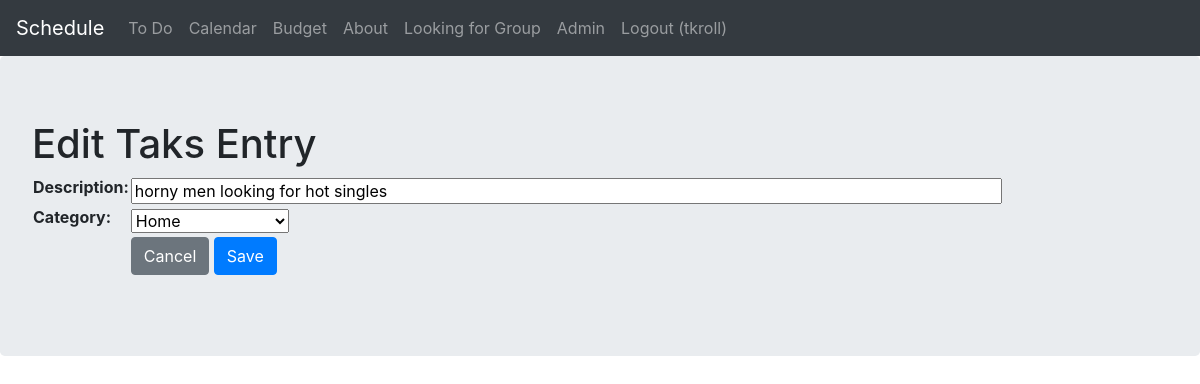
The app's page /tasks/edit/4/ (signed in) with its own data.
### tasks/models.py (models this page shows)
class TasksEntry(models.Model):
    user = models.ForeignKey(User, on_delete=models.CASCADE)
    description = models.CharField(max_length=128)
    category = models.ForeignKey(TaskCategory, on_delete=models.CASCADE)
    is_completed = models.BooleanField(default=False)

class TaskCategory(models.Model):
    category = models.CharField(max_length=128)
    def __str__(self):
        return self.category

### tasks/views.py (the view, shortened to what this page needs)
# urls.py: path('tasks/edit/<int:id>/', task_views.edit),
@login_required(login_url='/login/')
def edit(request, id):
    if (request.method == "GET"):
        tasksEntry = TasksEntry.objects.get(id=id)
        form = TasksEntryForm(instance=tasksEntry)
        context = {"form_data": form}
        return render(request, 'tasks/edit.html', context)

### tasks/forms.py
class TasksEntryForm(forms.ModelForm):
    description = forms.CharField(widget=forms.TextInput(attrs={'size': '80'}))
    category = forms.ModelChoiceField(queryset=TaskCategory.objects.all())
    class Meta():
        model = TasksEntry
        fields = ('description', 'category')

### templates/tasks/edit.html (shortened to what this page needs)
<html>
  <head>
    {% include "bootstrap.html" %}
  </head>
  <body>
    {% include "nav.html" %}
    <div class="jumbotron">
      <h1>Edit Taks Entry</h1>
      <form method="POST">
        <table>
          {{ form_data.as_table }}
          <tr>
            <td></td>
            <td>
              <a href="/tasks/" class="btn btn-secondary">Cancel</a>
              <input type="submit" class="btn btn-primary" name="edit" value="Save">
            </td>
          </tr>
        </table>
      </form>
    </div>
  </body>
</html>

### templates/nav.html
<nav class="navbar navbar-expand-lg navbar-dark bg-dark">
  <a class="navbar-brand" href="/">Schedule</a>
  <div class="collapse navbar-collapse" id="navbarSupportedContent">
    <ul class="navbar-nav mr-auto">
      <li class="nav-item">
        <a class="nav-link" href="/tasks/">To Do</a>
      </li>
      <li class="nav-item">
        <a class="nav-link" href="/calendar/">Calendar</a>
      </li>
      <li class="nav-item">
        <a class="nav-link" href="/budget/">Budget</a>
      </li>
      <li class="nav-item">
        <a class="nav-link" href="/about/">About</a>
      </li>
      <li>
        <a class="nav-link" href="/LFG/">Looking for Group</a>
      </li>
      <li class="nav-item">
        <a class="nav-link" href="/admin" target="_blank">Admin</a>
      </li>
      {% if user.is_authenticated %}
      <li>
        <a class="nav-link" href="/logout/">Logout ({{user.username}})</a>
      </li>
      {% else %}
      <li>
        <a class="nav-link" href="/login/">Login</a>
      </li>
      {% endif %}
  </div>
</nav>

### records on screen
TasksEntry: description "horny men looking for hot singles"
TaskCategory: category "Home"

### other values on screen
{{ user.username }} "tkroll"
